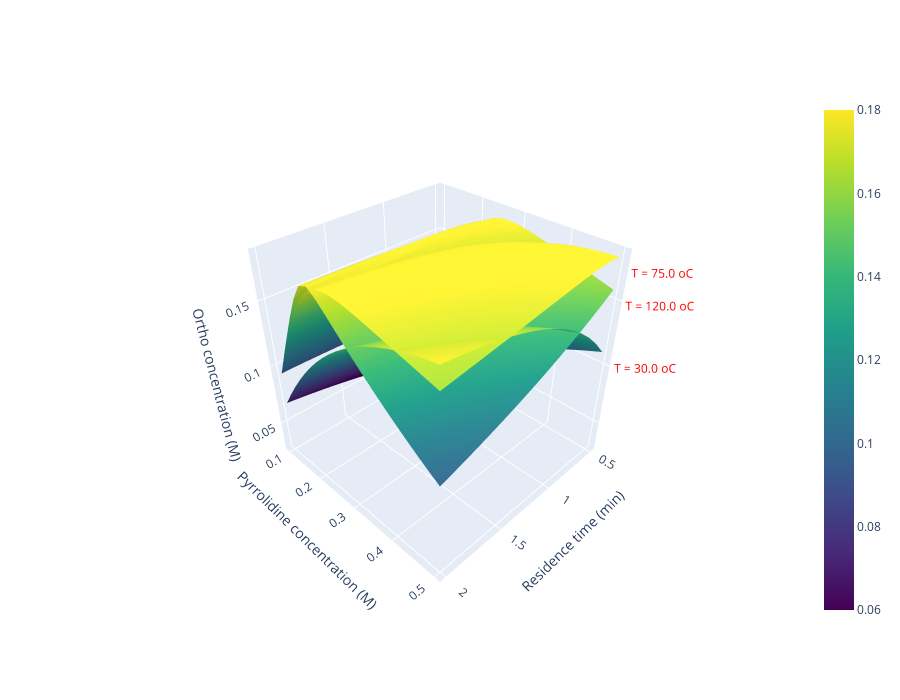

Write notebook code for a chart like this one.
### Code cell
# Target product concentration landscapes
temperatures = np.linspace(30, 120, 3)
residence_times = np.linspace(0.5, 2, 16)
prld_concs = np.linspace(0.1, 0.5, 21)
shape = (len(residence_times), len(prld_concs))

data = []
for temperature in temperatures:
    d = {
        "Temperature (oC)": temperature,
        "Residence time (min)": [], 
        "Pyrrolidine concentration (mol/L)": [], 
        "Ortho concentration (mol/L)": [], 
    }
    for residence_time in residence_times:
        for prld_conc in prld_concs:
            operation_params = {
                ("Temperature", None, None, None, None): temperature,
                ("Residence_Time", None, None, None, None): residence_time,
                ("Concentration", None, 0, None, 1): prld_conc,
            }
            t, cs = pyrrolidine_snar.run(operation_params)
            d["Residence time (min)"].append(residence_time)
            d["Pyrrolidine concentration (mol/L)"].append(prld_conc)
            d["Ortho concentration (mol/L)"].append(cs[2][-1])
    d["Residence time (min)"] = np.array(d["Residence time (min)"]).reshape(shape)
    d["Pyrrolidine concentration (mol/L)"] = np.array(d["Pyrrolidine concentration (mol/L)"]).reshape(shape)
    d["Ortho concentration (mol/L)"] = np.array(d["Ortho concentration (mol/L)"]).reshape(shape)
    data.append(d)

fig = go.Figure(
    data=[
        go.Surface(
            x=d["Residence time (min)"], 
            y=d["Pyrrolidine concentration (mol/L)"], 
            z=d["Ortho concentration (mol/L)"], 
            coloraxis="coloraxis",
        ) for d in data
    ] + [
        go.Scatter3d(
            x=[d["Residence time (min)"][0, -1]], 
            y=[d["Pyrrolidine concentration (mol/L)"][0, -1]], 
            z=[d["Ortho concentration (mol/L)"][0, -1]], 
            mode="text",
            text=[f"T = {d['Temperature (oC)']} oC"],
            textposition="bottom right",
            textfont=dict(size=12, color="red"),
            showlegend=False,
        ) for d in data
    ]
)

fig.update_layout(
    scene=dict(
        xaxis=dict(tickmode="array", tickvals=[0.5, 1, 1.5, 2], title="Residence time (min)"),
        yaxis=dict(tickmode="array", tickvals=[0.1, 0.2, 0.3, 0.4, 0.5], title="Pyrrolidine concentration (M)"),
        zaxis=dict(tickmode="array",tickvals=[0.05, 0.1, 0.15, 0.2], title="Ortho concentration (M)"),
    ),
    coloraxis=dict(colorscale="Viridis", cmin=0.06, cmax=0.18),
    width=900, height=700,
    scene_camera = dict(eye=dict(x=1.5, y=1.5, z=1.5))
)
fig.show()

### Figure 1 — Plotly figure (JSON) as saved in the notebook; plotly's stock layout.template omitted (floating-point values rounded to 4 significant figures; data arrays with more than 128 entries replaced by an {"elided": "..."} marker saying what was removed)
{"data": [{"coloraxis": "coloraxis", "type": "surface", "x": {"elided": "16x21 float values"}, "y": {"elided": "16x21 float values"}, "z": {"elided": "16x21 float values"}}, {"coloraxis": "coloraxis", "type": "surface", "x": {"elided": "16x21 float values"}, "y": {"elided": "16x21 float values"}, "z": {"elided": "16x21 float values"}}, {"coloraxis": "coloraxis", "type": "surface", "x": {"elided": "16x21 float values"}, "y": {"elided": "16x21 float values"}, "z": {"elided": "16x21 float values"}}, {"mode": "text", "showlegend": false, "text": ["T = 30.0 oC"], "textfont": {"color": "red", "size": 12}, "textposition": "bottom right", "type": "scatter3d", "x": [0.5], "y": [0.5], "z": [0.1117]}, {"mode": "text", "showlegend": false, "text": ["T = 75.0 oC"], "textfont": {"color": "red", "size": 12}, "textposition": "bottom right", "type": "scatter3d", "x": [0.5], "y": [0.5], "z": [0.1802]}, {"mode": "text", "showlegend": false, "text": ["T = 120.0 oC"], "textfont": {"color": "red", "size": 12}, "textposition": "bottom right", "type": "scatter3d", "x": [0.5], "y": [0.5], "z": [0.1581]}], "layout": {"coloraxis": {"cmax": 0.18, "cmin": 0.06, "colorscale": [[0, "#440154"], [0.1111, "#482878"], [0.2222, "#3e4989"], [0.3333, "#31688e"], [0.4444, "#26828e"], [0.5556, "#1f9e89"], [0.6667, "#35b779"], [0.7778, "#6ece58"], [0.8889, "#b5de2b"], [1, "#fde725"]]}, "height": 700, "scene": {"camera": {"eye": {"x": 1.5, "y": 1.5, "z": 1.5}}, "xaxis": {"tickmode": "array", "tickvals": [0.5, 1, 1.5, 2], "title": {"text": "Residence time (min)"}}, "yaxis": {"tickmode": "array", "tickvals": [0.1, 0.2, 0.3, 0.4, 0.5], "title": {"text": "Pyrrolidine concentration (M)"}}, "zaxis": {"tickmode": "array", "tickvals": [0.05, 0.1, 0.15, 0.2], "title": {"text": "Ortho concentration (M)"}}}, "width": 900}}
